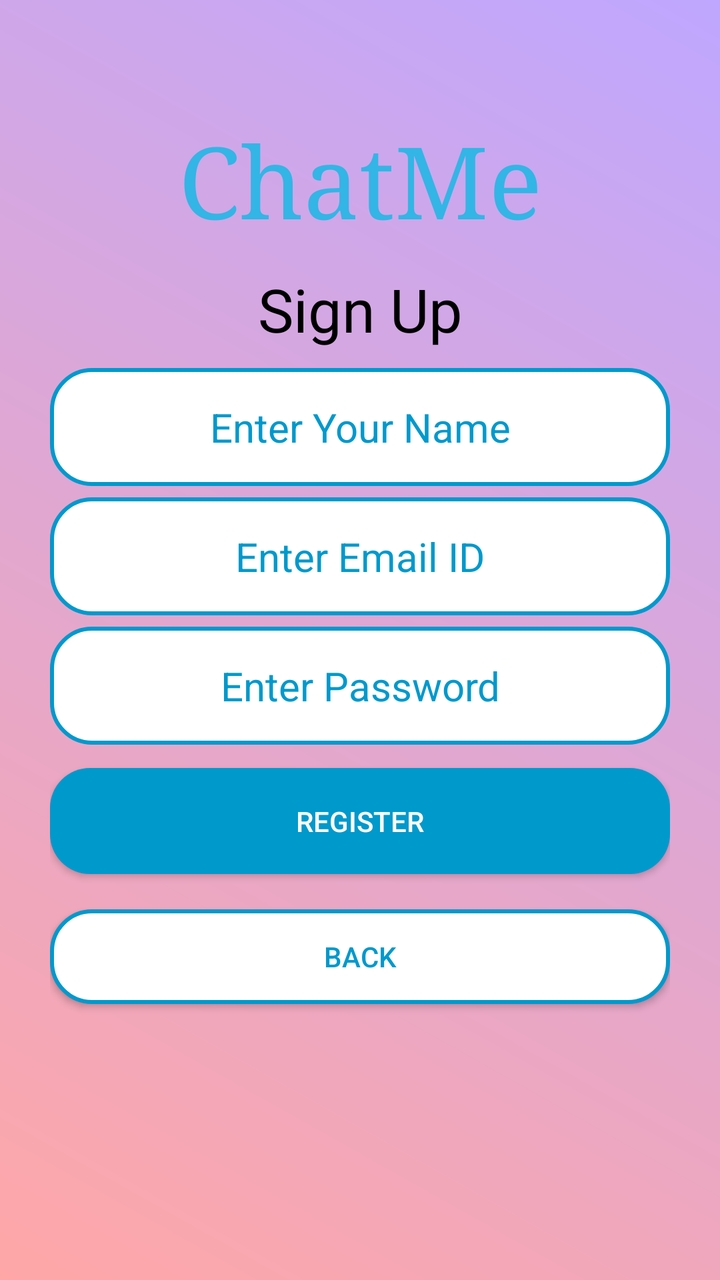
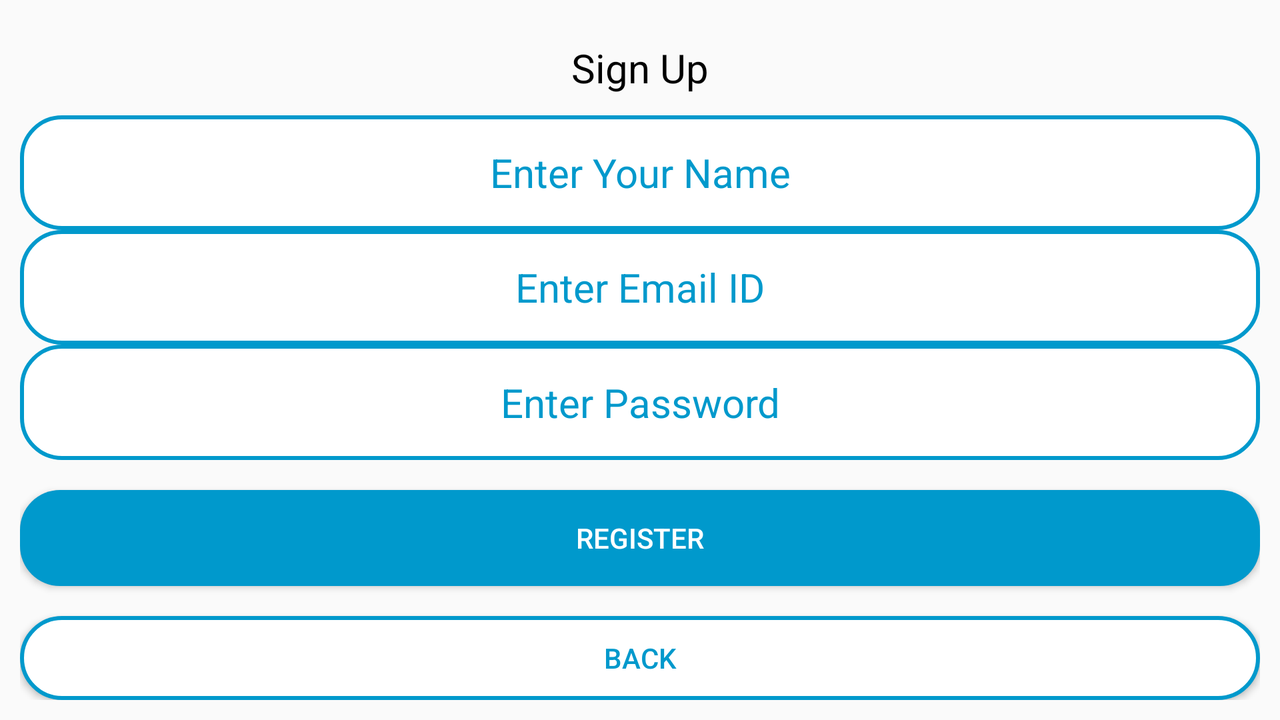

Two renders of one Android screen. The first uses the default layout on a phone; the second uses the alternative layout the repository ships for a different screen configuration, on a matching device. The two XML files are below.
<!-- AndroidManifest.xml: application theme AppTheme -->
<!-- res/layout/activity_register_page.xml -->
<?xml version="1.0" encoding="utf-8"?>
<LinearLayout xmlns:android="http://schemas.android.com/apk/res/android"
    xmlns:app="http://schemas.android.com/apk/res-auto"
    xmlns:tools="http://schemas.android.com/tools"
    android:layout_width="match_parent"
    android:layout_height="match_parent"
    tools:context=".RegisterPage"
    android:orientation="vertical"
    android:weightSum="10"
    android:padding="25dp"
    android:background="@drawable/view_background"
    android:id="@+id/register_linear">

    <View
        android:layout_width="match_parent"
        android:layout_height="0dp"
        android:layout_weight="0.5"
        android:id="@+id/view1"/>
    <TextView
        android:id="@+id/logotv"
        android:layout_width="match_parent"
        android:layout_height="0dp"
        android:layout_weight="1.2"
        android:gravity="center"
        android:text="ChatMe"
        android:textSize="50sp"
        android:fontFamily="serif"
        android:textColor="@android:color/holo_blue_light"/>

    <TextView
        android:layout_width="match_parent"
        android:layout_height="0dp"
        android:layout_weight="1"
        android:id="@+id/signuptext"
        android:text="Sign Up"
        android:gravity="center"
        android:textSize="30sp"
        android:textColor="@android:color/black"/>

    <EditText
        android:layout_width="match_parent"
        android:layout_height="0dp"
        android:layout_weight="1"
        android:id="@+id/nameet"
        android:hint="Enter Your Name"
        android:inputType="textPersonName"
        android:textAlignment="center"
        android:textSize="20sp"
        android:background="@drawable/edittext_form"
        android:textColorHint="@android:color/holo_blue_dark"
        android:textColor="@android:color/black"/>

    <View
        android:layout_width="match_parent"
        android:layout_height="0dp"
        android:layout_weight="0.1"
        android:id="@+id/view2"/>

    <EditText
        android:layout_width="match_parent"
        android:layout_height="0dp"
        android:layout_weight="1"
        android:id="@+id/emailet"
        android:hint="Enter Email ID"
        android:textAlignment="center"
        android:inputType="textEmailAddress"
        android:textSize="20sp"
        android:background="@drawable/edittext_form"
        android:textColorHint="@android:color/holo_blue_dark"
        android:textColor="@android:color/black"/>

    <View
        android:layout_width="match_parent"
        android:layout_height="0dp"
        android:layout_weight="0.1"
        android:id="@+id/view3"/>

    <EditText
        android:layout_width="match_parent"
        android:layout_height="0dp"
        android:layout_weight="1"
        android:id="@+id/passwordet"
        android:hint="Enter Password"
        android:textAlignment="center"
        android:inputType="textPassword"
        android:textSize="20sp"
        android:background="@drawable/edittext_form"
        android:textColorHint="@android:color/holo_blue_dark"
        android:textColor="@android:color/black"/>

    <View
        android:layout_width="match_parent"
        android:layout_height="0dp"
        android:layout_weight="0.2"
        android:id="@+id/view4"/>

    <Button
        android:layout_width="match_parent"
        android:layout_height="0dp"
        android:layout_weight="0.9"
        android:text="Register"
        android:id="@+id/register_page_btn"
        android:textColor="#ffff"
        android:background="@drawable/button_form"/>

    <View
        android:layout_width="match_parent"
        android:layout_height="0dp"
        android:layout_weight="0.3"
        android:id="@+id/view5"/>

    <Button
        android:layout_width="match_parent"
        android:layout_height="0dp"
        android:layout_weight="0.8"
        android:text="Back"
        android:id="@+id/register_page_backbtn"
        android:textColor="@android:color/holo_blue_dark"
        android:background="@drawable/button_border"/>

</LinearLayout>
<!-- resources referenced by this layout -->
<resources>
  <!-- drawable button_border (drawable) -->
  <?xml version="1.0" encoding="utf-8"?>
  <shape xmlns:android="http://schemas.android.com/apk/res/android" android:shape="rectangle">
      <corners android:radius="20dp"/>
      <solid android:color="#ffff"/>
      <stroke android:color="@android:color/holo_blue_dark" android:width="2dp"/>
  </shape>
  <!-- drawable button_form (drawable) -->
  <?xml version="1.0" encoding="utf-8"?>
  <shape xmlns:android="http://schemas.android.com/apk/res/android" android:shape="rectangle">
      <corners android:radius="20dp"/>
      <solid android:color="@android:color/holo_blue_dark"/>
  </shape>
  <!-- drawable edittext_form (drawable) -->
  <?xml version="1.0" encoding="utf-8"?>
  <shape xmlns:android="http://schemas.android.com/apk/res/android" android:shape="rectangle">
      <solid android:color="#ffff"/>
      <corners android:radius="20dp"/>
      <stroke android:color="@android:color/holo_blue_dark" android:width="2dp"/>
  </shape>
  <!-- drawable view_background (drawable) -->
  <?xml version="1.0" encoding="utf-8"?>
  <shape xmlns:android="http://schemas.android.com/apk/res/android">
      <gradient android:startColor="#FFA7A7" android:endColor="#BFA7FF" android:angle="45"/>
  </shape>
  <style name="AppTheme" parent="Theme.AppCompat.Light.NoActionBar">
          
          <item name="colorPrimary">@android:color/holo_blue_light</item>
          <item name="colorPrimaryDark">@android:color/holo_blue_dark</item>
          <item name="colorAccent">@color/colorAccent</item>
  
      </style>
  <color name="colorAccent">#D81B60</color>
</resources>
<!-- res/layout-land/activity_register_page.xml (the repository's variant of the layout above) -->
<!-- drawn on the phone turned sideways -->
<?xml version="1.0" encoding="utf-8"?>
<LinearLayout xmlns:android="http://schemas.android.com/apk/res/android"
    xmlns:app="http://schemas.android.com/apk/res-auto"
    xmlns:tools="http://schemas.android.com/tools"
    android:layout_width="match_parent"
    android:layout_height="match_parent"
    android:gravity="center_vertical"
    tools:context=".RegisterPage"
    android:orientation="vertical"

    android:padding="10dp">

    <TextView
        android:layout_width="match_parent"
        android:layout_height="0dp"
        android:layout_weight="1.5"
        android:id="@+id/signuptext"
        android:text="Sign Up"
        android:gravity="center"
        android:textSize="20sp"
        android:textColor="@android:color/black"/>



    <EditText
        android:layout_width="match_parent"
        android:layout_height="0dp"
        android:layout_weight="1.8"
        android:id="@+id/nameet"
        android:hint="Enter Your Name"
        android:textAlignment="center"
        android:textSize="20sp"
        android:background="@drawable/edittext_form"
        android:textColorHint="@android:color/holo_blue_dark"
        android:textColor="@android:color/black"/>



    <EditText
        android:layout_width="match_parent"
        android:layout_height="0dp"
        android:layout_weight="1.8"
        android:id="@+id/emailet"
        android:hint="Enter Email ID"
        android:textAlignment="center"
        android:inputType="textEmailAddress"
        android:textSize="20sp"
        android:background="@drawable/edittext_form"
        android:textColorHint="@android:color/holo_blue_dark"
        android:textColor="@android:color/black"/>



    <EditText
        android:layout_width="match_parent"
        android:layout_height="0dp"
        android:layout_weight="1.8"
        android:id="@+id/passwordet"
        android:hint="Enter Password"
        android:textAlignment="center"
        android:inputType="textPassword"
        android:textSize="20sp"
        android:background="@drawable/edittext_form"
        android:textColorHint="@android:color/holo_blue_dark"
        android:textColor="@android:color/black"/>


    <Button
        android:layout_width="match_parent"
        android:layout_height="0dp"
        android:layout_weight="1.5"
        android:text="Register"
        android:id="@+id/register_page_btn"
        android:textColor="#ffff"
        android:layout_marginTop="15dp"
        android:background="@drawable/button_form"/>

     <Button
        android:layout_width="match_parent"
        android:layout_height="0dp"
        android:layout_weight="1.3"
        android:text="Back"
         android:layout_marginTop="15dp"
        android:id="@+id/register_page_backbtn"
        android:textColor="@android:color/holo_blue_dark"
        android:background="@drawable/button_border"/>

</LinearLayout>
<!-- resources referenced by the variant -->
<!-- as the phone turned sideways resolves them -->
<resources>
  <!-- drawable button_border (drawable) -->
  <?xml version="1.0" encoding="utf-8"?>
  <shape xmlns:android="http://schemas.android.com/apk/res/android" android:shape="rectangle">
      <corners android:radius="20dp"/>
      <solid android:color="#ffff"/>
      <stroke android:color="@android:color/holo_blue_dark" android:width="2dp"/>
  </shape>
  <!-- drawable button_form (drawable) -->
  <?xml version="1.0" encoding="utf-8"?>
  <shape xmlns:android="http://schemas.android.com/apk/res/android" android:shape="rectangle">
      <corners android:radius="20dp"/>
      <solid android:color="@android:color/holo_blue_dark"/>
  </shape>
  <!-- drawable edittext_form (drawable) -->
  <?xml version="1.0" encoding="utf-8"?>
  <shape xmlns:android="http://schemas.android.com/apk/res/android" android:shape="rectangle">
      <solid android:color="#ffff"/>
      <corners android:radius="20dp"/>
      <stroke android:color="@android:color/holo_blue_dark" android:width="2dp"/>
  </shape>
  <style name="AppTheme" parent="Theme.AppCompat.Light.NoActionBar">
          
          <item name="colorPrimary">@android:color/holo_blue_light</item>
          <item name="colorPrimaryDark">@android:color/holo_blue_dark</item>
          <item name="colorAccent">@color/colorAccent</item>
  
      </style>
  <color name="colorAccent">#D81B60</color>
</resources>
